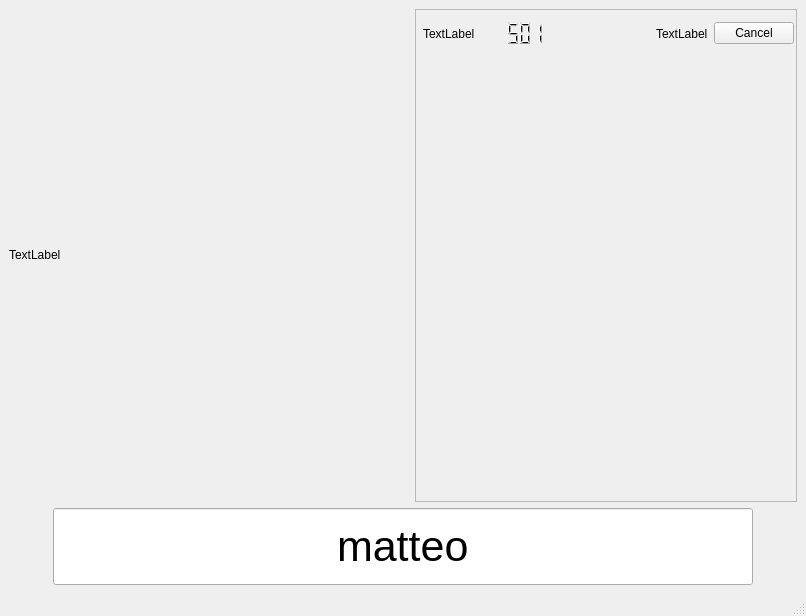
<ui version="4.0" >
 <class>MainKdarts</class>
 <widget class="QMainWindow" name="MainKdarts" >
  <property name="geometry" >
   <rect>
    <x>0</x>
    <y>0</y>
    <width>806</width>
    <height>616</height>
   </rect>
  </property>
  <property name="windowTitle" >
   <string>KDarts</string>
  </property>
  <widget class="QWidget" name="centralwidget" >
   <layout class="QVBoxLayout" name="verticalLayout_2" >
    <item>
     <layout class="QVBoxLayout" name="verticalLayout" >
      <item>
       <layout class="QHBoxLayout" name="horizontalLayout" >
        <item>
         <widget class="QLabel" name="label" >
          <property name="sizePolicy" >
           <sizepolicy vsizetype="Fixed" hsizetype="Fixed" >
            <horstretch>0</horstretch>
            <verstretch>0</verstretch>
           </sizepolicy>
          </property>
          <property name="minimumSize" >
           <size>
            <width>400</width>
            <height>400</height>
           </size>
          </property>
          <property name="text" >
           <string>TextLabel</string>
          </property>
         </widget>
        </item>
        <item>
         <widget class="QFrame" name="frame" >
          <property name="frameShape" >
           <enum>QFrame::StyledPanel</enum>
          </property>
          <property name="frameShadow" >
           <enum>QFrame::Sunken</enum>
          </property>
          <widget class="QWidget" name="" >
           <property name="geometry" >
            <rect>
             <x>8</x>
             <y>8</y>
             <width>371</width>
             <height>33</height>
            </rect>
           </property>
           <layout class="QHBoxLayout" name="horizontalLayout_5" >
            <item>
             <layout class="QHBoxLayout" name="horizontalLayout_2" >
              <item>
               <widget class="QLabel" name="label_2" >
                <property name="sizePolicy" >
                 <sizepolicy vsizetype="Preferred" hsizetype="Fixed" >
                  <horstretch>0</horstretch>
                  <verstretch>0</verstretch>
                 </sizepolicy>
                </property>
                <property name="minimumSize" >
                 <size>
                  <width>30</width>
                  <height>0</height>
                 </size>
                </property>
                <property name="text" >
                 <string>TextLabel</string>
                </property>
               </widget>
              </item>
              <item>
               <widget class="QLCDNumber" name="lcdNumber" >
                <property name="frameShape" >
                 <enum>QFrame::NoFrame</enum>
                </property>
                <property name="frameShadow" >
                 <enum>QFrame::Plain</enum>
                </property>
                <property name="intValue" stdset="0" >
                 <number>501</number>
                </property>
               </widget>
              </item>
             </layout>
            </item>
            <item>
             <layout class="QHBoxLayout" name="horizontalLayout_3" >
              <item>
               <spacer name="horizontalSpacer_3" >
                <property name="orientation" >
                 <enum>Qt::Horizontal</enum>
                </property>
                <property name="sizeHint" stdset="0" >
                 <size>
                  <width>40</width>
                  <height>20</height>
                 </size>
                </property>
               </spacer>
              </item>
              <item>
               <widget class="QLabel" name="label_3" >
                <property name="sizePolicy" >
                 <sizepolicy vsizetype="Preferred" hsizetype="Fixed" >
                  <horstretch>0</horstretch>
                  <verstretch>0</verstretch>
                 </sizepolicy>
                </property>
                <property name="text" >
                 <string>TextLabel</string>
                </property>
               </widget>
              </item>
              <item>
               <widget class="QPushButton" name="pushButton" >
                <property name="sizePolicy" >
                 <sizepolicy vsizetype="Fixed" hsizetype="Fixed" >
                  <horstretch>0</horstretch>
                  <verstretch>0</verstretch>
                 </sizepolicy>
                </property>
                <property name="text" >
                 <string>Cancel</string>
                </property>
               </widget>
              </item>
             </layout>
            </item>
           </layout>
          </widget>
         </widget>
        </item>
       </layout>
      </item>
      <item>
       <layout class="QHBoxLayout" name="horizontalLayout_4" >
        <item>
         <spacer name="horizontalSpacer" >
          <property name="orientation" >
           <enum>Qt::Horizontal</enum>
          </property>
          <property name="sizeHint" stdset="0" >
           <size>
            <width>40</width>
            <height>20</height>
           </size>
          </property>
         </spacer>
        </item>
        <item>
         <widget class="QLineEdit" name="lineEdit" >
          <property name="sizePolicy" >
           <sizepolicy vsizetype="Fixed" hsizetype="Fixed" >
            <horstretch>0</horstretch>
            <verstretch>0</verstretch>
           </sizepolicy>
          </property>
          <property name="minimumSize" >
           <size>
            <width>700</width>
            <height>77</height>
           </size>
          </property>
          <property name="font" >
           <font>
            <pointsize>32</pointsize>
           </font>
          </property>
          <property name="text" >
           <string>matteo</string>
          </property>
          <property name="alignment" >
           <set>Qt::AlignCenter</set>
          </property>
         </widget>
        </item>
        <item>
         <spacer name="horizontalSpacer_2" >
          <property name="orientation" >
           <enum>Qt::Horizontal</enum>
          </property>
          <property name="sizeHint" stdset="0" >
           <size>
            <width>40</width>
            <height>20</height>
           </size>
          </property>
         </spacer>
        </item>
       </layout>
      </item>
     </layout>
    </item>
   </layout>
  </widget>
  <widget class="QMenuBar" name="menubar" >
   <property name="geometry" >
    <rect>
     <x>0</x>
     <y>0</y>
     <width>806</width>
     <height>28</height>
    </rect>
   </property>
  </widget>
  <widget class="QStatusBar" name="statusbar" />
 </widget>
 <resources/>
 <connections/>
</ui>
